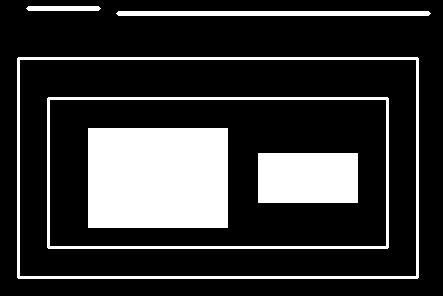
#> input picture images/contours_hierarchy.png, 443 x 296 px, found by its file name
$ python '05-Contours Hierarchy.py'
#> lines starting #> are read from the running program, lines starting #| are printed output that depends on the picture; after the words box and inside, x2 and y2 are one past the last pixel; in counts of white or black regions, pixels touching at a corner belong together
import cv2
import numpy as np
import matplotlib.pyplot as plt


img = cv2.imread('../Images and Videos/contours_hierarchy.png')
#> img is the input picture: shape (296, 443, 3); 21% white; 6 white regions, box (x1, y1, x2, y2) and area: (88, 128, 228, 228) 14000, (258, 153, 358, 203) 5000, (17, 57, 419, 279) 3704, (47, 97, 389, 249) 2924, (116, 11, 431, 16) 1563, (26, 6, 101, 11) 363
cv2.imshow("ori", img)
cv2.waitKey(0)

imgray = cv2.cvtColor(img, cv2.COLOR_BGR2GRAY)
#> imgray: shape (296, 443); 21% white; 6 white regions

ret1, thresh = cv2.threshold(imgray, 10, 255, cv2.THRESH_BINARY)

cnts, hier = cv2.findContours(thresh, cv2.RETR_LIST, cv2.CHAIN_APPROX_SIMPLE)
#> cnts = 8 contours; box (x1, y1, x2, y2) and area: (17, 57, 419, 279) 88619, (19, 59, 417, 277) 86147, (47, 97, 389, 249) 51489, (49, 99, 387, 247) 49537, (88, 128, 228, 228) 13761, (258, 153, 358, 203) 4851, (116, 11, 431, 16) 1248, (26, 6, 101, 11) 288

cv2.drawContours(img, cnts, -1, (0,255,0), 1)
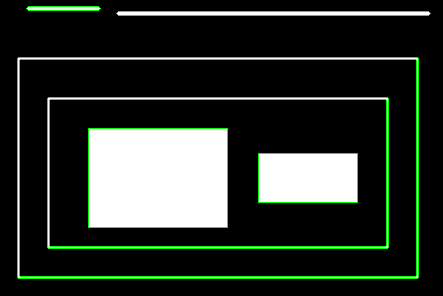
#> img: shape (296, 443, 3); 4.54% of pixels changed, all inside (x1, y1, x2, y2) = (17, 6, 431, 279)

for (i,c) in enumerate(cnts):

    (x, y, w, h) = cv2.boundingRect(c)

    cv2.putText(img, str(i), (x+int(h/2), y + 20), cv2.FONT_HERSHEY_SIMPLEX, 0.5, (240, 0, 159), 2 )
#> this loop made 8 passes
#> (x, y, w, h) on passes 3 to 8: (49, 99, 338, 148), (47, 97, 342, 152), (19, 59, 398, 218), (17, 57, 402, 222), (116, 11, 315, 5), (26, 6, 75, 5)
#> (c, x, y, w, h) on passes 1 to 2: ([[258, 153], [258, 202], [357, 202], [357, 153]], 258, 153, 100, 50), ([[88, 128], [88, 227], [227, 227], [227, 128]], 88, 128, 140, 100)
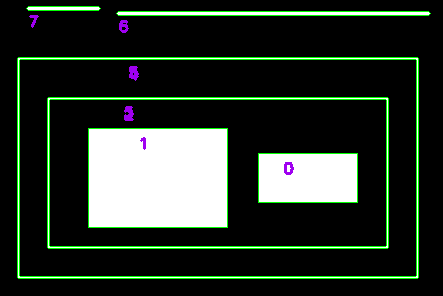
#> img: shape (296, 443, 3); 0.39% of pixels changed, all inside (x1, y1, x2, y2) = (29, 15, 294, 175)

print(hier)
#| [[[ 1 -1 -1 -1]
#|   [ 2  0 -1 -1]
#|   [ 3  1 -1 -1]
#|   [ 4  2 -1 -1]
#|   [ 5  3 -1 -1]
#|   [ 6  4 -1 -1]
#|   [ 7  5 -1 -1]
#|   [-1  6 -1 -1]]]

cv2.imshow("ori", img)
cv2.waitKey(0)

img = cv2.imread('../Images and Videos/contours_hierarchy.png')
cv2.imshow("ori", img)
cv2.waitKey(0)

imgray = cv2.cvtColor(img, cv2.COLOR_BGR2GRAY)

ret1, thresh = cv2.threshold(imgray, 10, 255, cv2.THRESH_BINARY)

cnts, hier = cv2.findContours(thresh, cv2.RETR_EXTERNAL, cv2.CHAIN_APPROX_SIMPLE)
#> cnts = 3 contours; box (x1, y1, x2, y2) and area: (17, 57, 419, 279) 88619, (116, 11, 431, 16) 1248, (26, 6, 101, 11) 288

cv2.drawContours(img, cnts, -1, (0,255,0), 1)
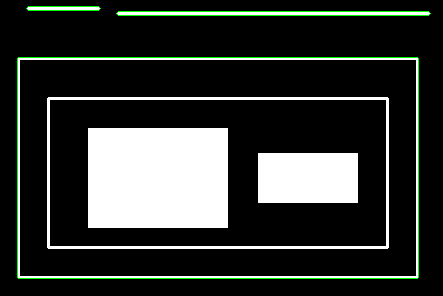
#> img: shape (296, 443, 3); 1.54% of pixels changed, all inside (x1, y1, x2, y2) = (17, 6, 431, 279)

for (i,c) in enumerate(cnts):

    (x, y, w, h) = cv2.boundingRect(c)

    cv2.putText(img, str(i), (x+int(h/2), y + 20), cv2.FONT_HERSHEY_SIMPLEX, 0.5, (240, 0, 159), 2 )
#> this loop made 3 passes
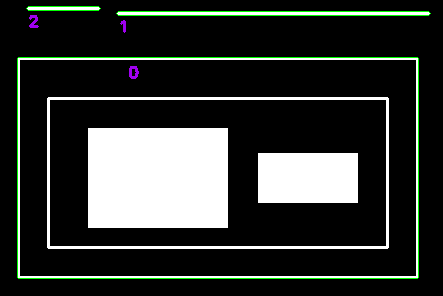
#> img: shape (296, 443, 3); 0.16% of pixels changed, all inside (x1, y1, x2, y2) = (29, 15, 139, 79)

print(hier)
#| [[[ 1 -1 -1 -1]
#|   [ 2  0 -1 -1]
#|   [-1  1 -1 -1]]]

cv2.imshow("External Contours", img)
cv2.waitKey(0)

img = cv2.imread('../Images and Videos/contours_hierarchy.png')
cv2.imshow("ori", img)
cv2.waitKey(0)

imgray = cv2.cvtColor(img, cv2.COLOR_BGR2GRAY)

ret1, thresh = cv2.threshold(imgray, 10, 255, cv2.THRESH_BINARY)

cnts, hier = cv2.findContours(thresh, cv2.RETR_CCOMP, cv2.CHAIN_APPROX_SIMPLE)
#> cnts = 8 contours; box (x1, y1, x2, y2) and area: (17, 57, 419, 279) 88619, (19, 59, 417, 277) 86147, (47, 97, 389, 249) 51489, (49, 99, 387, 247) 49537, (88, 128, 228, 228) 13761, (258, 153, 358, 203) 4851, (116, 11, 431, 16) 1248, (26, 6, 101, 11) 288

cv2.drawContours(img, cnts, -1, (0,255,0), 1)

#> (the run stopped early here; a loop or call above may not have finished)
